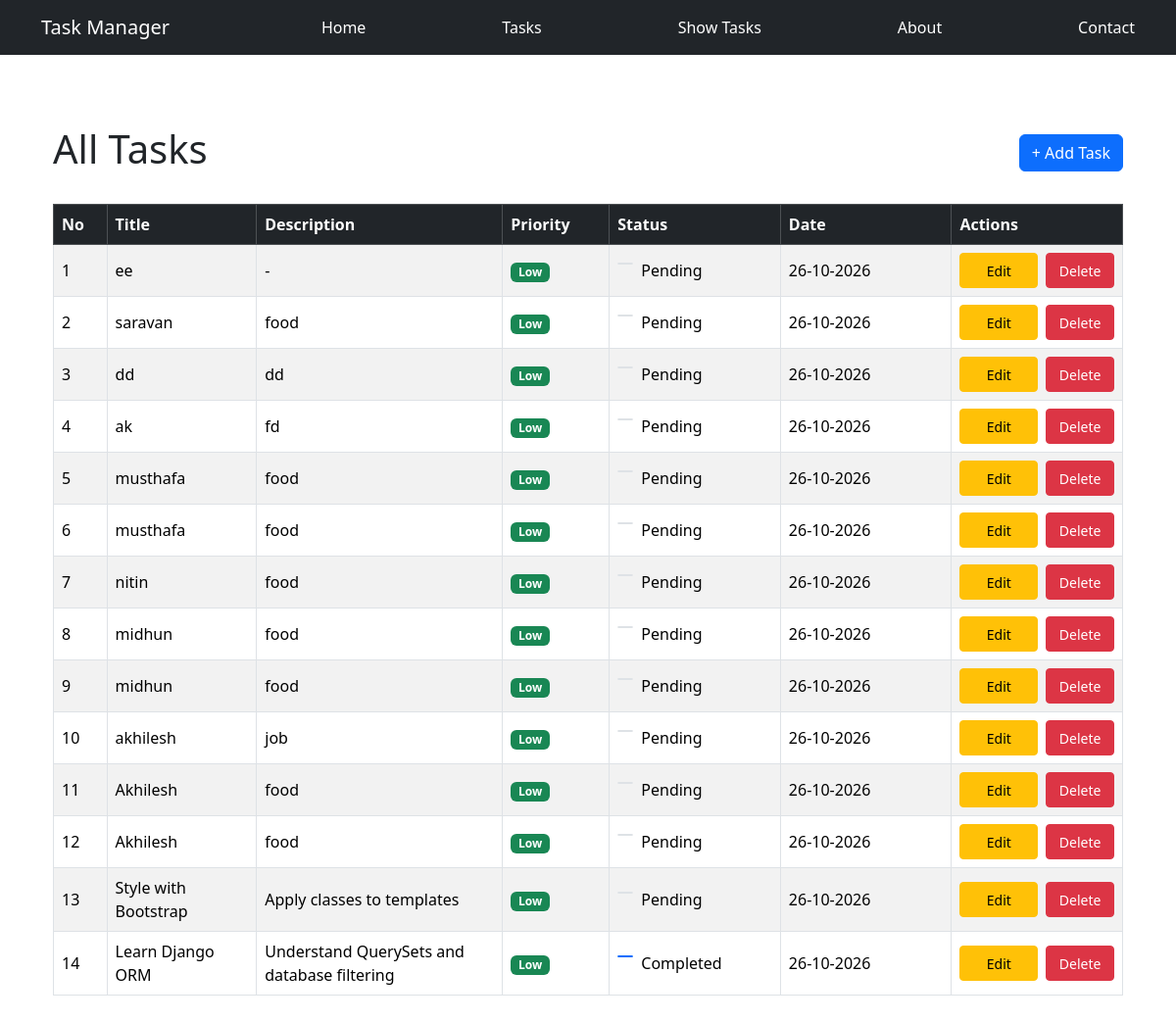
/showtasks/, run on an earlier commit of the app's database.
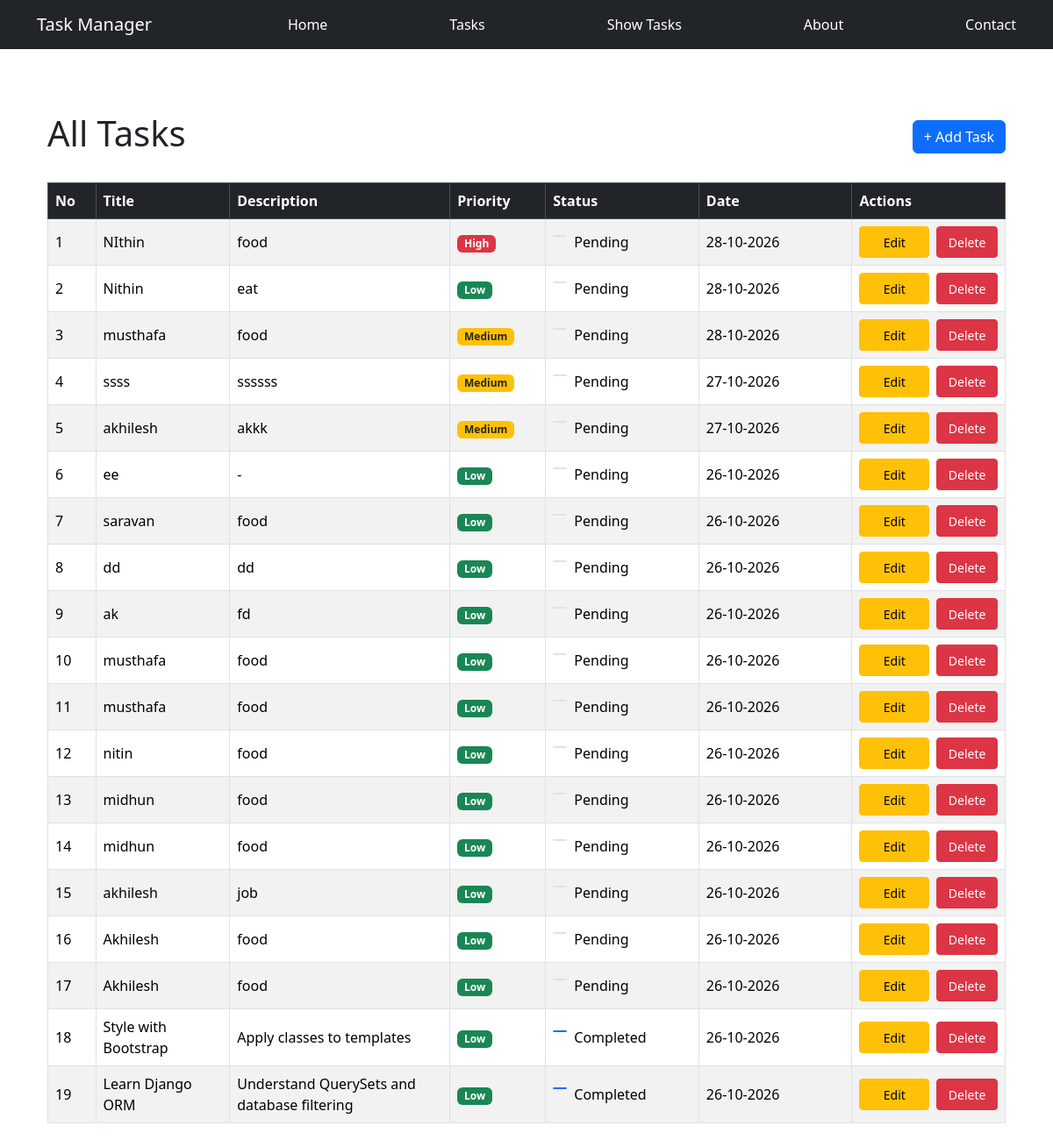
And on a later commit of the database.
### tasks/models.py (models this page shows, shortened)
class Task(models.Model):
    PRIORITY_CHOICES = [
        ('low', 'Low'),
        ('medium', 'Medium'),
        ('high', 'High'),
    ]
    title = models.CharField(max_length=20)
    description = models.TextField(blank=True)
    completed = models.BooleanField(default=False)
    priority = models.CharField(
        max_length=10,
        choices=PRIORITY_CHOICES,
        default='medium'
    )
    created_at = models.DateTimeField(auto_now_add=True)

### tasks/views.py (the view)
# urls.py: path("showtasks/", views.show_tasks, name="show_tasks"),
def show_tasks(request):
    tasks = Task.objects.all().order_by('-created_at')
    context = {
    'tasks': tasks,
    }
    return render(request, 'tasks/showtask.html', context)

### tasks/templates/tasks/showtask.html (shortened to what this page needs)
{% extends "base.html" %}
{% block content %}
<div class="container-fluid mt-4 task-list-page">
    <div class="d-flex justify-content-between align-items-center mb-4">
        <h1>All Tasks</h1>
        <a href="{% url 'task_list' %}" class="btn btn-primary">+ Add Task</a>
    </div>
    <div class="task-table-wrap">
        <table class="table table-bordered table-striped table-hover align-middle task-grid">
            <colgroup>
                <col class="col-number">
                <col class="col-title">
                <col class="col-description">
                <col class="col-priority">
                <col class="col-status">
                <col class="col-date">
                <col class="col-actions">
            </colgroup>
            <thead class="table-dark">
                <tr>
                    <th>No</th>
                    <th>Title</th>
                    <th>Description</th>
                    <th>Priority</th>
                    <th>Status</th>
                    <th>Date</th>
                    <th>Actions</th>
                </tr>
            </thead>
            <tbody>
                {% for task in tasks %}
                <tr>
                    <td data-label="No">{{ forloop.counter }}</td>
                    <td data-label="Title">{{ task.title }}</td>
                    <td data-label="Description">{{ task.description|default:"-" }}</td>
                    <td data-label="Priority">
                        {% if task.priority == "high" %}
                            <span class="badge bg-danger">High</span>
                        {% elif task.priority == "medium" %}
                            <span class="badge bg-warning text-dark">Medium</span>
                        {% else %}
                            <span class="badge bg-success">Low</span>
                        {% endif %}
                    </td>
                    <td data-label="Status">
                        <form method="post"
                              action="{% url 'toggle_completed' task.id %}"
                              class="task-status-form">
                            <div class="form-check">
                                <input
                                    type="checkbox"
                                    class="form-check-input"
                                    id="completed-{{ task.id }}"
                                    {% if task.completed %}checked{% endif %}
                                    onchange="this.form.submit()">
                                <label class="form-check-label" for="completed-{{ task.id }}">
                                    {% if task.completed %}Completed{% else %}Pending{% endif %}
                                </label>
                            </div>
                        </form>
                    </td>
                    <td data-label="Date">{{ task.created_at|date:"d-m-Y" }}</td>
                    <td data-label="Actions">
                        <div class="task-grid-actions">
                            <a href="{% url 'edit_task' task.id %}"
                               class="btn btn-sm btn-warning">
                                Edit
                            </a>
                            <form method="post"
                                  action="{% url 'delete_task' task.id %}"
                                  class="task-delete-form"
                                  onsubmit="return confirm('Are you sure you want to delete this task?');">
                                <button type="submit" class="btn btn-sm btn-danger">
                                    Delete
                                </button>
                            </form>
                        </div>
                    </td>
                </tr>
                {% empty %}
                <tr>
                    <td colspan="7" class="text-center task-empty-state">
                        No tasks found. Create your first task!
                    </td>
                </tr>
                {% endfor %}
            </tbody>
        </table>
    </div>
</div>
{% endblock %}

### templates/base.html (shortened to what this page needs)
{% load static %}
<!DOCTYPE html>
<html lang="en">
<head>
    <link href="https://cdn.jsdelivr.net/npm/bootstrap@5.3.8/dist/css/bootstrap.min.css" rel="stylesheet">
    <link rel="stylesheet" href="{% static 'css/style.css' %}">
</head>
<body>
    <nav class="navbar navbar-dark bg-dark">
        <div class="container">
            <a class="navbar-brand" href=""> Task Manager</a>
            <a class="nav-link text-white" href="/">Home</a>
            <a class="nav-link text-white" href="/tasks"> Tasks</a>
            <a class="nav-link text-white" href="/showtasks"> Show Tasks</a>
            <a class="nav-link text-white" href="/about"> About</a>
            <a class="nav-link text-white" href="/contact"> Contact</a>
        </div>
    </nav>
    <main class="container py-5">
        {% block content %}
        {% endblock %}
    </main>
</body>
</html>

### static/css/style.css (style rules this page uses)
form { display: flex; flex-direction: column; width: 500px; max-width: 100%; }
form input { height: 50px; }
form button { min-height: 50px; }
.task-list-page { width: 100%; }
.task-table-wrap { width: 100%; }
.task-grid { width: 100%; table-layout: fixed; margin-bottom: 0; }
.task-grid .col-number { width: 5%; }
.task-grid .col-title { width: 14%; }
.task-grid .col-description { width: 23%; }
.task-grid .col-priority { width: 10%; }
.task-grid .col-status { width: 16%; }
.task-grid .col-date { width: 16%; }
.task-grid .col-actions { width: 16%; }
.task-grid th, .task-grid td { overflow-wrap: anywhere; }
.task-grid td { vertical-align: middle; }
.task-status-form, .task-delete-form { display: block; width: 100%; margin: 0; }
.task-status-form input { height: auto; }
.task-status-form .form-check { margin: 0; }
.task-grid-actions { display: flex; width: 100%; gap: 0.5rem; }
.task-grid-actions > a, .task-grid-actions > form { flex: 1 1 0; min-width: 0; }
.task-grid-actions > a, .task-grid-actions button { display: flex; min-height: 36px; align-items: center; justify-content: center; width: 100%; padding: 0.35rem 0.25rem; }

What changed in the data, as far as the page shows it:
added Task: title "NIthin", description "food", priority "High", shows "Pending", created_at "28-10-2026"
added Task: title "Nithin", description "eat", priority "Low", shows "Pending", created_at "28-10-2026"
added Task: title "musthafa", description "food", priority "Medium", shows "Pending", created_at "28-10-2026"
added Task: title "ssss", description "ssssss", priority "Medium", shows "Pending", created_at "27-10-2026"
added Task: title "akhilesh", description "akkk", priority "Medium", shows "Pending", created_at "27-10-2026"
changed Task "Style with Bootstrap": completed "☐" → "☑"; completed "Pending" → "Completed"
